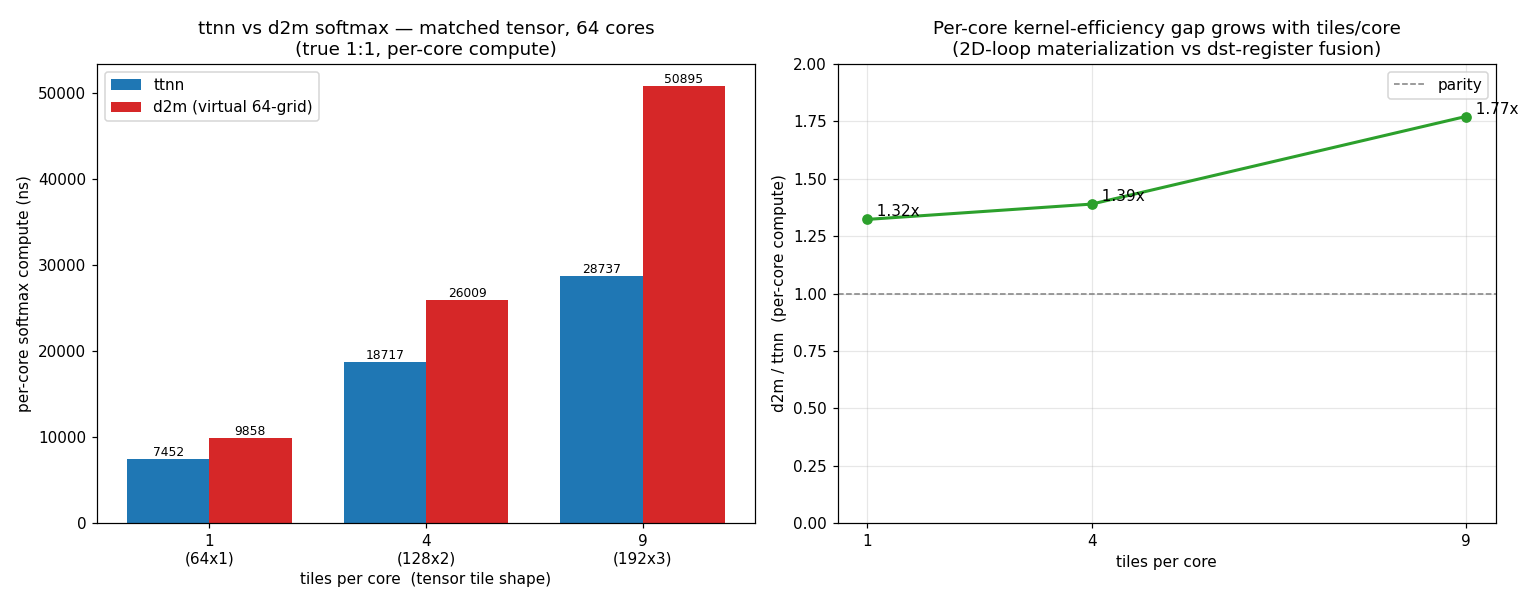

This chart was generated by the following Python code:
# SPDX-FileCopyrightText: (c) 2026 Tenstorrent AI ULC
#
# SPDX-License-Identifier: Apache-2.0
"""ttnn vs d2m softmax, true 1:1 (matched tensor, matched 64 physical cores).

Per-core softmax compute time (ns), all working configs. Both stacks run the same
tensor on 64 cores: ttnn splits tile-rows across the grid; d2m uses the 64x1->8x8
virtual grid. d2m can't yet do non-square rows/core (the [4,2]/[2,4] kernel-compile
hang), so we sweep square per-core blocks: 1, 4, 9 tiles/core.

ttnn numbers: ttrt perf DEVICE KERNEL DURATION (SoftmaxDeviceOperation).
d2m numbers : per-core longest TRISC-KERNEL interval from profile_log_device.csv
              (ttrt can't load the virtual-grid .ttm; run via d2m_jit + profiler).
"""
import os

HERE = os.path.dirname(os.path.abspath(__file__))

# tiles/core -> (tensor tile shape RxW, ttnn ns, d2m ns), all on 64 cores
DATA = {
    1: ("64x1", 7452, 9858),
    4: ("128x2", 18717, 26009),
    9: ("192x3", 28737, 50895),
}


def main():
    import matplotlib

    matplotlib.use("Agg")
    import matplotlib.pyplot as plt
    import numpy as np

    tpc = sorted(DATA)
    ttnn = [DATA[t][1] for t in tpc]
    d2m = [DATA[t][2] for t in tpc]
    ratio = [d / n for d, n in zip(d2m, ttnn)]

    fig, ax = plt.subplots(1, 2, figsize=(14, 5.5))

    # Panel A: grouped bars, per-core compute
    a = ax[0]
    x = np.arange(len(tpc))
    w = 0.38
    a.bar(x - w / 2, ttnn, w, label="ttnn", color="C0")
    a.bar(x + w / 2, d2m, w, label="d2m (virtual 64-grid)", color="C3")
    for i, t in enumerate(tpc):
        a.text(
            x[i] - w / 2, ttnn[i], f"{ttnn[i]}", ha="center", va="bottom", fontsize=8
        )
        a.text(x[i] + w / 2, d2m[i], f"{d2m[i]}", ha="center", va="bottom", fontsize=8)
    a.set_xticks(x)
    a.set_xticklabels([f"{t}\n({DATA[t][0]})" for t in tpc])
    a.set_xlabel("tiles per core  (tensor tile shape)")
    a.set_ylabel("per-core softmax compute (ns)")
    a.set_title(
        "ttnn vs d2m softmax — matched tensor, 64 cores\n(true 1:1, per-core compute)"
    )
    a.legend()

    # Panel B: the ratio (the per-core kernel-efficiency gap)
    b = ax[1]
    b.plot(tpc, ratio, "o-", color="C2", linewidth=2)
    for t, r in zip(tpc, ratio):
        b.text(t, r, f"  {r:.2f}x", fontsize=10, va="bottom")
    b.axhline(1.0, color="gray", ls="--", lw=1, label="parity")
    b.set_xlabel("tiles per core")
    b.set_ylabel("d2m / ttnn  (per-core compute)")
    b.set_title(
        "Per-core kernel-efficiency gap grows with tiles/core\n"
        "(2D-loop materialization vs dst-register fusion)"
    )
    b.set_ylim(0, 2.0)
    b.set_xticks(tpc)
    b.grid(alpha=0.3)
    b.legend()

    fig.tight_layout()
    out = os.path.join(HERE, "compare_ttnn_d2m.png")
    fig.savefig(out, dpi=110)
    print(f"wrote {out}")
    print("\ntiles/core | ttnn ns | d2m ns | d2m/ttnn")
    for t in tpc:
        print(
            f"    {t:>2}     | {DATA[t][1]:>7} | {DATA[t][2]:>6} | {ratio[tpc.index(t)]:.2f}x"
        )


if __name__ == "__main__":
    main()
